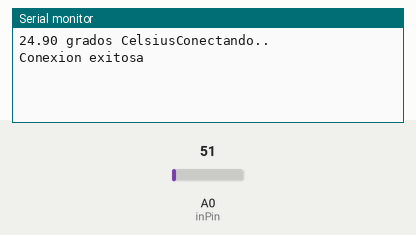
This sketch was run on a simulated Arduino Uno, built with avr-gcc and run on an emulated ATmega328P. On the bench: the last lines printed to the serial monitor. Inputs (shaded band) come from the test bench; at power-on: A0 (inPin) = 51. WiFi joins after 1.5 s; servers stay silent unless stated; uploads are accepted with an empty reply.

Above: at 2.2 s.
2.3 s: A0 (inPin) set to 61
At 11.42 s:
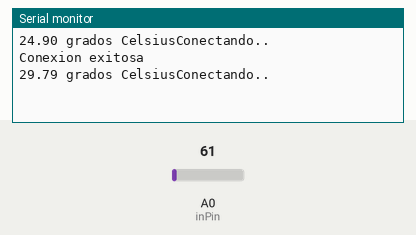
12.5 s: A0 (inPin) set to 71
At 22.8 s:
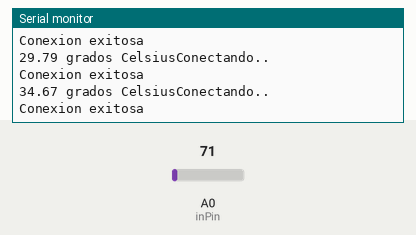

Measured:
- after the input at 2.3 s, the serial monitor: prints a new line after 9.0 s (image 1)
- after the input at 12.5 s, the serial monitor: prints a new line after 9.0 s (image 2)

The sketch:

arduino.ino
```cpp
// www.internetdelascosas.cl
//
// Sketch mide la temperatura con un sensor LM35
// y la envia a un servidor remoto
//
// contacto@internetdelascosas.cl
//

#include <SPI.h>
#include <Ethernet.h>

byte mac[] = {  0x90, 0xA2, 0xDA, 0x0E, 0x08, 0x82 }; // MAC de la tarjeta ethernet shield
byte ip[] = { 172,16,13,198}; // Direccion ip local
byte gateway[]= { 172,16,13,254};
byte subnet[] = {255,255,255,0};
//byte server[] = { 172,16,13,157};
//byte server[] = { 23,229,209,7}; // Servidor Goddady
byte server[] = { 54,94,152,175};  // Servidor AWS

//char server[] = "arduinobarato.com";
EthernetClient client;

float value;

// Definicion de pines

const int inPin = 0;  // sensor conectado a la entrada analoga 0

void setup()
{
  Serial.begin(9600);
  Ethernet.begin(mac, ip, subnet, gateway); // inicializa ethernet shield
//    Ethernet.begin(mac, ip);
  delay(1000); // espera 1 segundo despues de inicializar
}

void loop()
{
  int value = analogRead(inPin);
  float celsius =  (value * 500L) /1024.0;     // 10 mV por grado celsius
  Serial.print(celsius); // Escribe en el puerto serial para monitorear
  Serial.print(" grados Celsius");

  Serial.println("Conectando..");

  if (client.connect(server,80)>0) {  // Se conecta al servidor
    client.print("GET /MonitoringSystem/Templates/arduino.php?sensor=1&equipo=1&valor="); // Envia los datos utilizando GET
    client.print(celsius);
    client.println(" HTTP/1.1");
    client.println("Host: 54.94.152.175");
    client.println("Content-Type: application/x-www-form-urlencoded");
    client.println("Connection: close");
    client.println("User-Agent: Arduino 1.0");
    client.println();
    Serial.println("Conexion exitosa");
  }
  else
  {
    Serial.println("Falla en la conexion");
  }
  if (client.connected()) {}
  else {
    Serial.println("Desconectado");
  }
  client.stop();
  client.flush();
  delay(10000); // espera 5 minutos antes de volver a sensar la temperatura0
}
```
